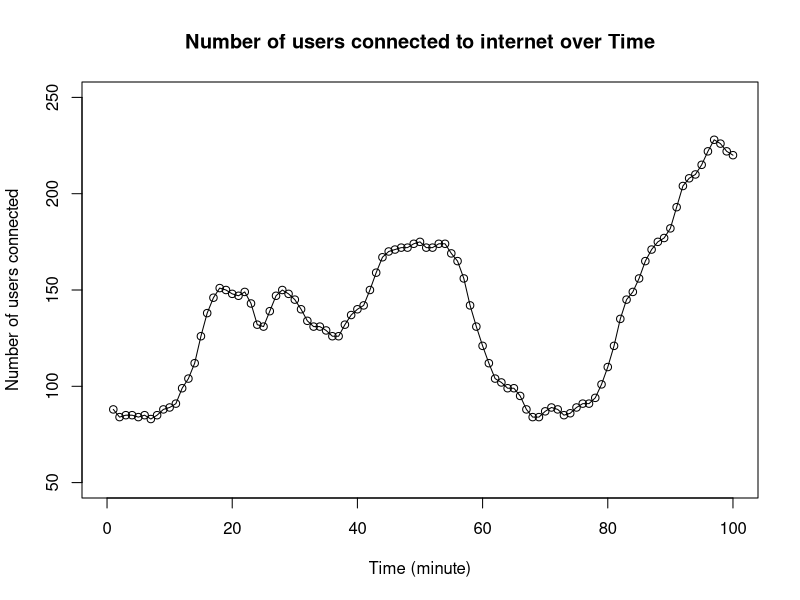
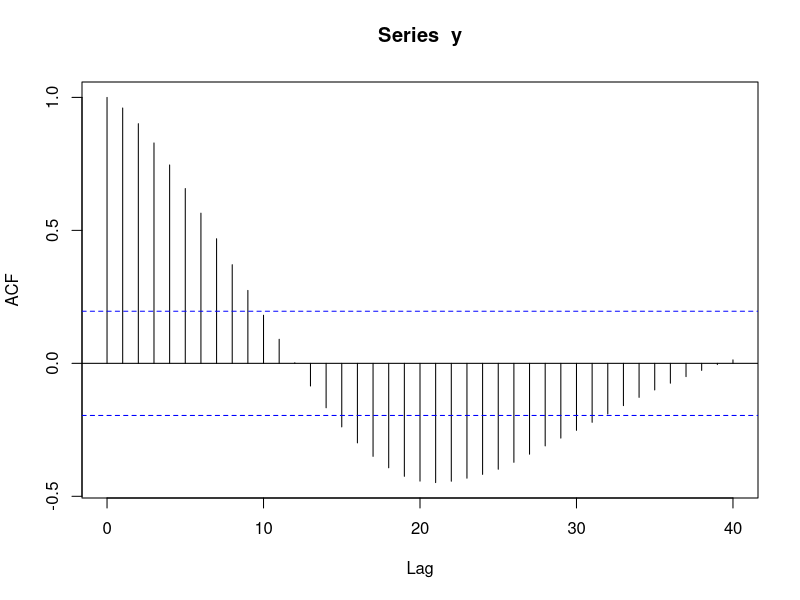
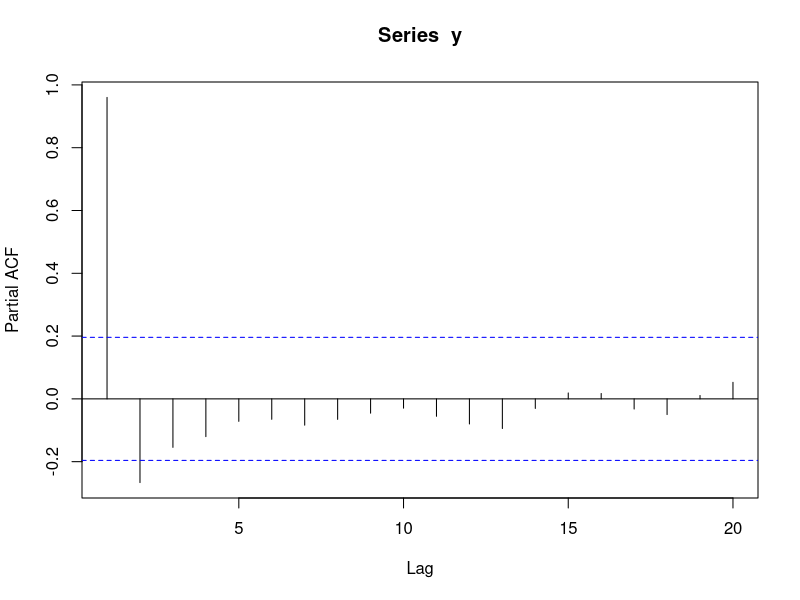
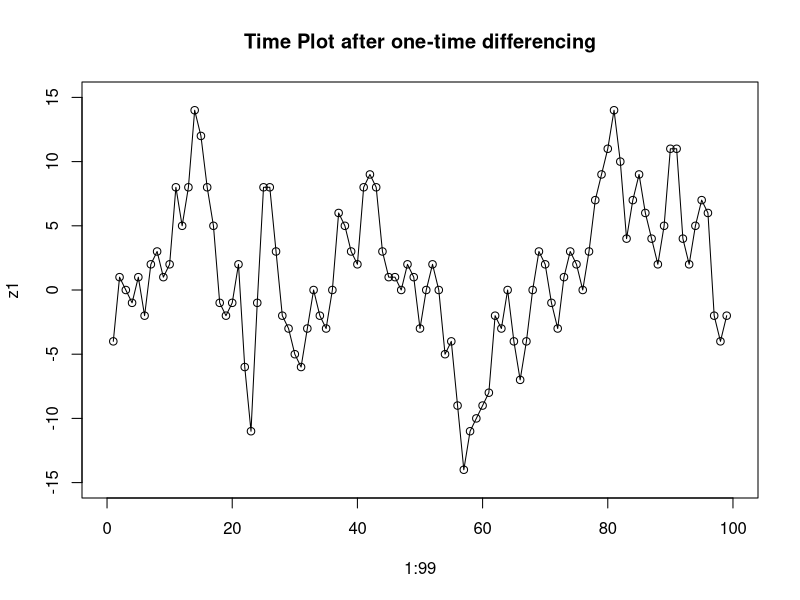
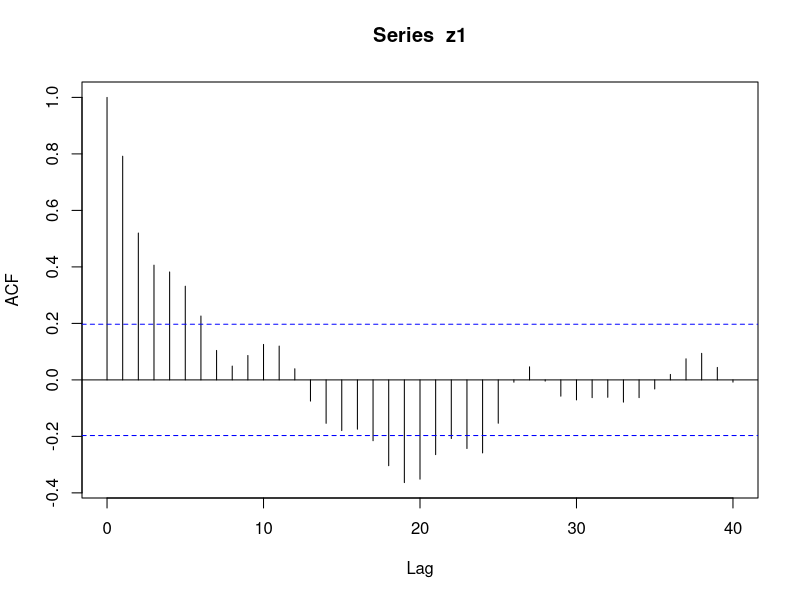
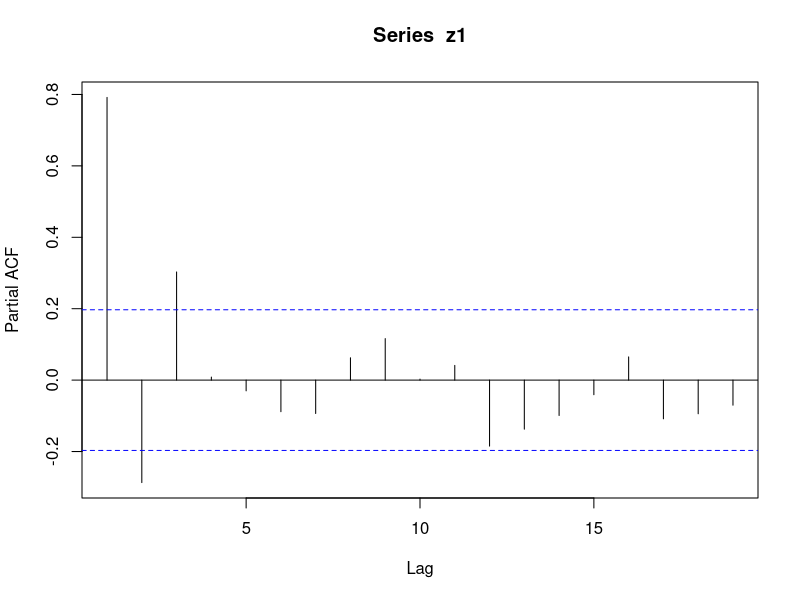
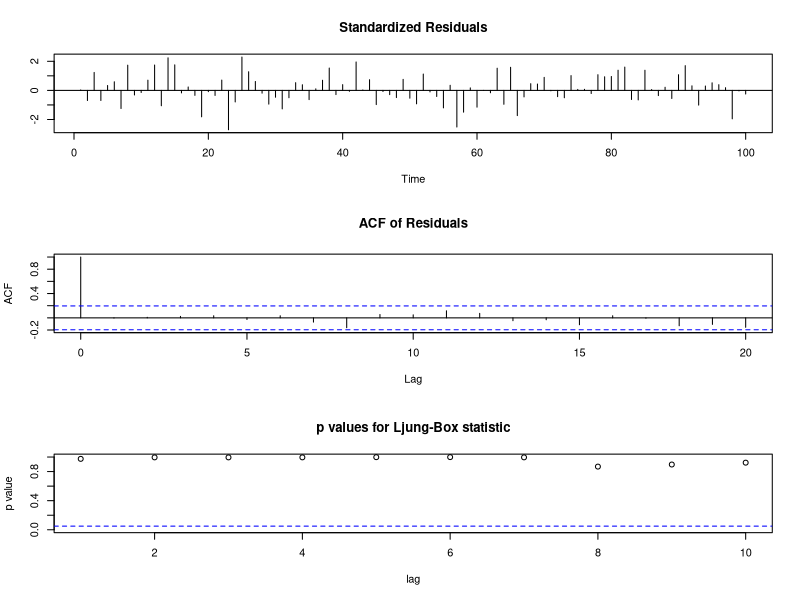
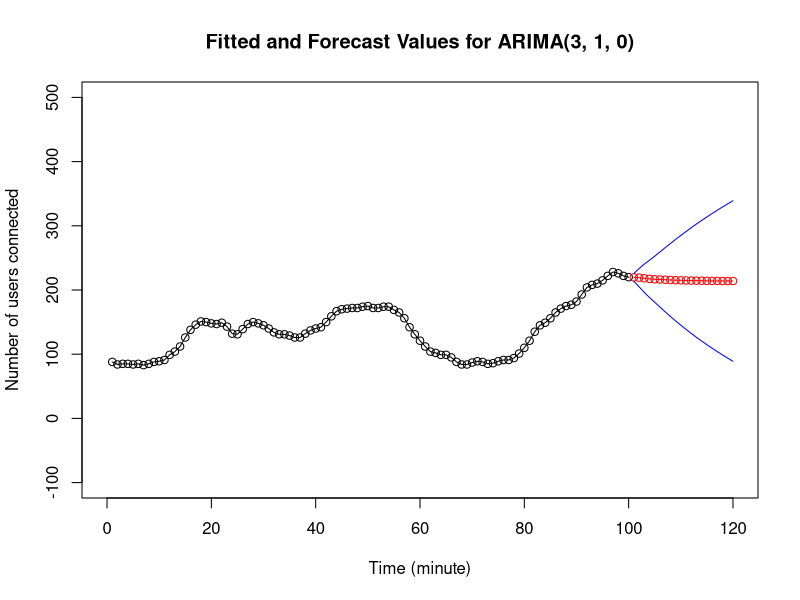

These charts were generated, in order, by the following R code: (Note: this script raises an error after producing the figures.)
# The wwwusage  time series data consist of  the number of users connected to the internet through a server.
# 
# The data are collected at a time interval of one minute and there are 100 observations.
# 
# Please fit an appropriate ARIMA model for it and submit a short report 
# including R codes, the fitted model, the diagnostic checking, AIC, etc.

# Load data 
y = scan("./data/wwwusage.txt", skip = 1)
min(y) # find min y
max(y) # find max y
mean(y) 
plot(1:100, y, xlim=c(0,100),ylim=c(50,250), 
     main="Number of users connected to internet over Time", 
     xlab="Time (minute)", ylab="Number of users connected")
lines(1:100,y,type="l") # plot line
acf(y, lag.max = 40)  # does not cut off until lag 32 (dies down quickly)
pacf(y) # cut off after lag 2

# Apply one time differencing (z1)
z1=diff(y)
length(z1)
min(z1)
max(z1)
plot(1:99,z1,xlim=c(0,100),ylim=c(-15,15), main="Time Plot after one-time differencing") # Plot time plot after differencing
lines(1:99,z1,type="l")
acf(z1, lag.max = 40)  # does not cut off until lag  24 (dies down quickly)
pacf(z1) # cut off after lag 3

# Yule Walker to estimate AR coefficient (z1)
ts.yw <- ar.yw(z1, order.max = 5)
ts.yw
summary(ts.yw) # also suggested 3

# Try arima(3, 1, 0) from yule walker est on differenced data
fit310 = arima(x = y, order=c(3,1,0)) 
fit310
tsdiag(fit310)
AIC(fit310) # 511.994
BIC(fit310) # 522.3745

# Forecast for arima(3, 1, 0)
plot(1:100, y, xlim=c(0,120), ylim=c(-100,500), main="Fitted and Forecast Values for ARIMA(3, 1, 0)",
     xlab="Time (minute)", ylab="Number of users connected")
lines(1:100,y,type="l")
lines(fitted(fit310),col="blue")
forecast310 = predict(fit310, n.ahead=20)
lines(101:120, forecast310$pred, type="o", col="red")
lines(101:120, forecast310$pred-1.96*forecast310$se, col="blue") #lower limit of confidence interval
lines(101:120, forecast310$pred+1.96*forecast310$se, col="blue") #upper limit of confidence interval

# Try arima(1, 1, 1) suggested by auto.arima
fitauto <- auto.arima(y,max.p = 5,max.q = 5,max.P = 5,max.Q = 5,max.d = 3,seasonal = FALSE,ic = 'aicc')
fit111 = arima(x = y, order=c(1,1,1)) 
fit111
tsdiag(fit111)
AIC(fit111) # 514.2995
BIC(fit111) # 522.0848 (lower BIC than arima(3,1,0))

plot(1:100, y, xlim=c(0,120), ylim=c(-100,500), main="Fitted and Forecast Values for ARIMA(1, 1, 1)",
     xlab="Time (minute)", ylab="Number of users connected")
lines(1:100,y,type="l")
lines(fitted(fit111),col="blue")
forecast111 = predict(fit111, n.ahead=20)
lines(101:120, forecast111$pred, type="o", col="red")
lines(101:120, forecast111$pred-1.96*forecast111$se, col="blue") #lower limit of confidence interval
lines(101:120, forecast111$pred+1.96*forecast111$se, col="blue") #upper limit of confidence interval

# Apply two time differencing
z2=diff(z1)
length(z2)
min(z2)
max(z2)
plot(1:98,z2,xlim=c(0,100),ylim=c(-10,10), main="Time Plot after two-time differencing") # Plot time plot after differencing
lines(1:98,z2,type="l")
acf(z2, lag.max = 30)  # does not cut off until lag  27 
pacf(z2) # cut off after lag 2

# Yule Walker to estimate AR coefficient (z2)
ts.yw <- ar.yw(z2, order.max = 5)
ts.yw
summary(ts.yw) # also suggested 2

# Try arima(2, 2, 0) based on Yule Walker est on z2
fit220 = arima(x = y, order=c(2,2,0)) 
fit220
tsdiag(fit220)
AIC(fit220) # 511.4645 (lower than arima(1,1,1))
BIC(fit220) # 519.2194 (lower than arima(1,1,1))

plot(1:100, y, xlim=c(0,120), ylim=c(-100,500), main="Fitted and Forecast Values for ARIMA(2, 2, 0)",
     xlab="Time (minute)", ylab="Number of users connected")
lines(1:100,y,type="l")
lines(fitted(fit220),col="blue")
forecast220 = predict(fit220, n.ahead=20)
lines(101:120, forecast220$pred, type="o", col="red")
lines(101:120, forecast220$pred-1.96*forecast220$se, col="blue") #lower limit of confidence interval
lines(101:120, forecast220$pred+1.96*forecast220$se, col="blue") #upper limit of confidence interval

# Try arima(5, 2, 5) with lowest AIC via brute force testing
fit525 = arima(x = y, order=c(5,2,5)) 
fit525
tsdiag(fit525)
AIC(fit525) # 509.8135 (lowest AIC)
BIC(fit525) # 538.2481

plot(1:100, y, xlim=c(0,120), ylim=c(-100,500), main="Fitted and Forecast Values for ARIMA(5, 2, 5)",
     xlab="Time (minute)", ylab="Number of users connected")
lines(1:100,y,type="l")
lines(fitted(fit525),col="blue")
forecast525 = predict(fit525, n.ahead=20)
lines(101:120, forecast525$pred, type="o", col="red")
lines(101:120, forecast525$pred-1.96*forecast525$se, col="blue") #lower limit of confidence interval
lines(101:120, forecast525$pred+1.96*forecast525$se, col="blue") #upper limit of confidence interval

plot(forecast(fit310,h=20), ylim=c(-100,500))
plot(forecast(fit111,h=20), ylim=c(-100,500))
plot(forecast(fit220,h=20), ylim=c(-100,500))
plot(forecast(fit525,h=20), ylim=c(-100,500))


